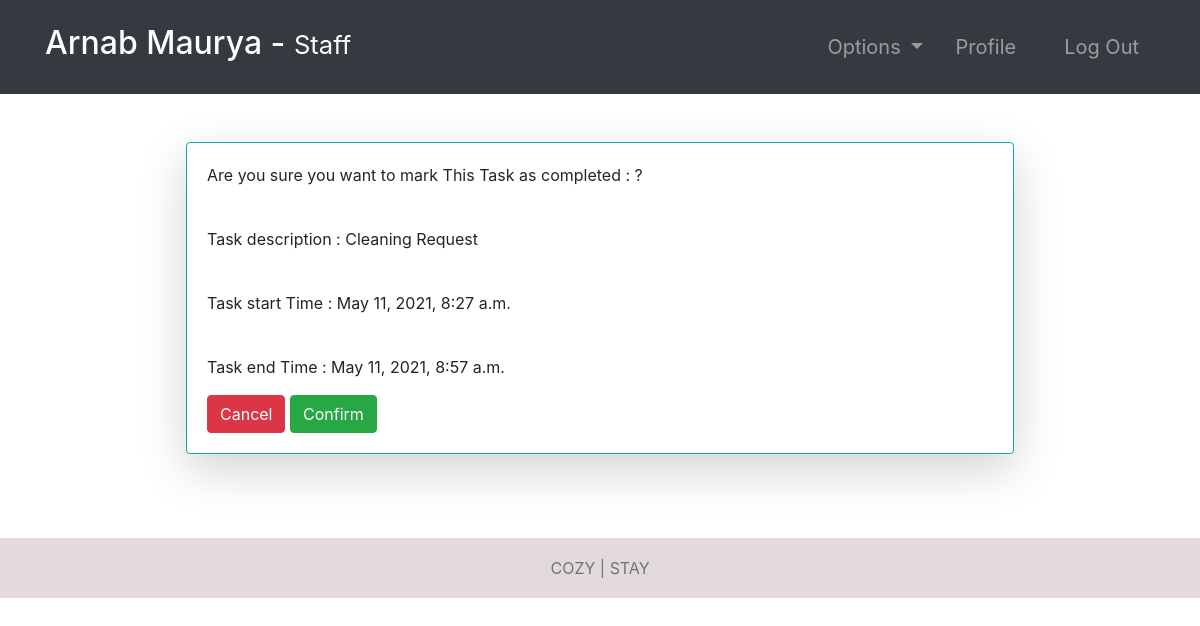
Page /completeTask/2/ (signed in) on the committed database.
### accounts/models.py (models this page shows, shortened)
class Task(models.Model):
    employee = models.ForeignKey(
        Employee,   null=True, on_delete=models.CASCADE)
    startTime = models.DateTimeField()
    endTime = models.DateTimeField()
    description = models.TextField()

### accounts/views.py (the view)
# urls.py: path('completeTask/<str:pk>/', completeTask, name="completeTask"),
@login_required(login_url='login')
def completeTask(request, pk):
    role = str(request.user.groups.all()[0])
    path = role + "/"
    task = Task.objects.get(id=pk)
    if request.method == "POST":
        task.delete()
        return redirect("tasks")
    context = {
        "role": role,
        'task': task
    }
    return render(request, path + "completeTask.html", context)

### Templates/staff/completeTask.html (shortened to what this page needs)
{% extends '../index.html' %}
{% block context %}
<div class="row justify-content-center m-5">
    <div class="card border-info shadow-lg w-75">
        <div class="card-body">
            <p>Are you sure you want to mark This Task as completed : ?</p> <br>
            <p>Task description : {{ task.description }} </p> <br>
            <p>Task start Time : {{ task.startTime }}</p><br>
            <p>Task end Time : {{ task.endTime }} </p>
            <form action="{% url 'completeTask' task.id %}" method="post">
                <a class="btn btn-danger" href="{% url 'tasks' %}">Cancel</a>
                <input class="btn btn-success" type="submit" value="Confirm">
            </form>
        </div>
    </div>
</div>
{% endblock %}

### Templates/incs/nav.html (shortened to what this page needs)
<nav class="navbar navbar-dark bg-dark navbar-expand-lg py-3 " role="navigation">
    <div class="container">
        <a href="" class="navbar-brand">
            <h2 class="text-capitalize">
                {{ request.user.first_name }} {{ request.user.last_name }} -
                <small>
                    {{ role }}
                </small>
            </h2>
        </a>
        <div class="collapse navbar-collapse" id="navbarTags">
            <ul class="navbar-nav ml-auto">
                <li class="nav-item dropdown p-2">
                    <a class="nav-link dropdown-toggle" href="#" id="navbarDropdown" role="button"
                        data-toggle="dropdown" aria-haspopup="true" aria-expanded="false">
                        Options
                    </a>
                </li>
                <li class="nav-item mr-3 p-2">
                    {% if role == 'staff' or role == 'receptionist' or role == 'admin' or role == 'manager' %}
                    <a href="{% url 'employee-profile' user.id %}" class="nav-link">Profile</a>
                    {% endif %}
                </li>
                <li class="nav-item p-2 ">
                    <a href="{% url 'logout' %}" class="nav-link">Log Out</a>
                </li>
            </ul>
        </div>
    </div>
</nav>

### static/css/main.css (style rules this page uses)
* { margin: 0; padding: 0; -webkit-font-smoothing: antialiased; }
body { position: relative; }
nav .nav-item { font-size: 20px; }

### rows in the picture
Task: description "Cleaning Request", startTime "May 11, 2021, 8:27 a.m.", endTime "May 11, 2021, 8:57 a.m."

### other values in the picture
{{ request.user.first_name }} "Arnab"
{{ request.user.last_name }} "Maurya"
{{ role }} "Staff"
